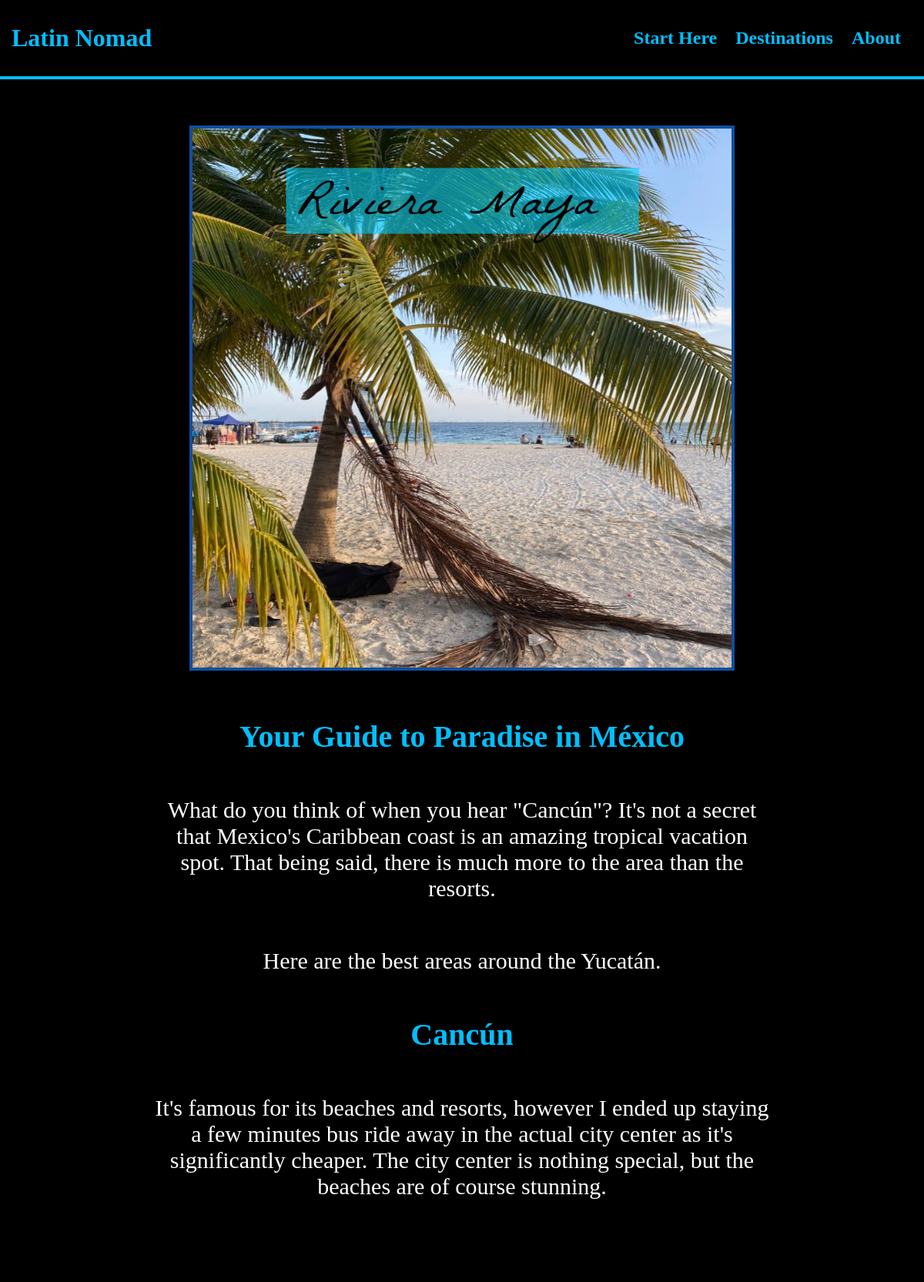
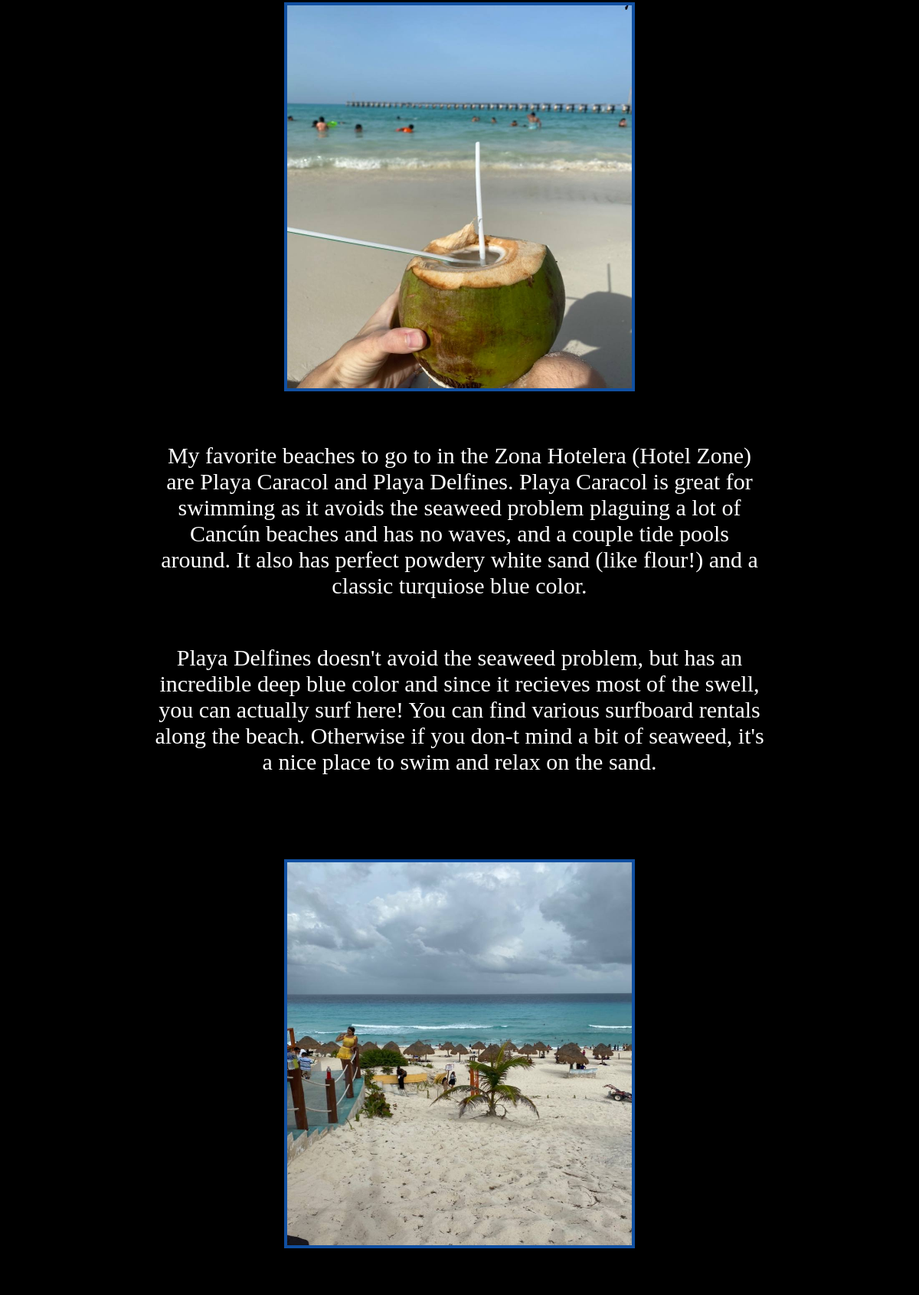
/posts/riviera-maya (upper part), run on the app's committed database (2 pictures, top to bottom).
### blog/models.py (models this page shows, shortened)
class Post(models.Model):
    title = models.CharField(max_length=255)
    body = RichTextField(blank=True, null=True)
    slug = models.SlugField(unique=True, blank=True, null=True)

### blog/views.py (the view, shortened to what this page needs)
# urls.py: path('posts/<slug:slug>', views.ArticleDetailView.as_view(), name='article-detail'),
class ArticleDetailView(FormMixin, DetailView):
    model = Post
    template_name = 'blogpostdetail.html'
    form_class = CommentForm
    def get_context_data(self, **kwargs):
        context = super(ArticleDetailView, self).get_context_data(**kwargs)
        context['form'] = CommentForm(initial={'post': self.object})
        return context

### blog/templates/blogpostdetail.html (shortened to what this page needs)
<!DOCTYPE html>
<html lang="en">
{%load crispy_forms_tags %}
{% load static %}
    <head>
        <link rel="stylesheet" href="../static/styles.css">
    </head>
    <body>
        <header>
            <li><a href="{% url 'home' %}"><h1>Latin Nomad</h1></a></li>
            <nav>
                <ul class="top-nav">
                    <li><a href="../start"><h1>Start Here</h1></a></li>
                    <li><a href="../destinations"><h1>Destinations</h1></a></li>
                    <li><a href="../about"><h1>About</h1></a></li>
                </ul>
            </nav>
        </header>
        <hr>
        <div class="post-main-content">
            {{ post.body|safe }}
        </div>
    </body>
</html>

### blog/static/styles.css (style rules this page uses)
header { display: flex; justify-content: space-between; align-items: center; list-style: none; background-color: black; padding-left: 15px; }
html, body { height: 100%; margin: 0; }
header li a { text-decoration: none; color: rgb(0, 191, 255); }
.top-nav { list-style: none; padding-right: 20px; }
.top-nav li { display: inline-block; padding: 0px 10px; }
hr { border-top: 4px solid rgb(0, 191, 255); border-left: none; border-right: none; border-bottom: none; margin-top: 0px; margin-bottom: 0px; }
.post-main-content { background-color: black; text-align: center; width: 100%; padding-top: 5px; padding-bottom: 5px; }
.blog-pic-main { width: 700px; height: 700px; border-style: solid; border-width: 4px; border-color: rgb(16, 79, 161); }
.blog-pic-med { margin-top: 50px; width: 450px; height: 500px; border-style: solid; border-width: 4px; border-color: rgb(16, 79, 161); }
.post-main-content h1 { font-size: 40px; color: rgb(0, 191, 255); }
.post-main-content p { display: block; margin-top: 50px; margin-bottom: 50px; font-size: 30px; color: white; padding: 5px; margin-left: auto; margin-right: auto; max-width: 800px; }

### data on the page
Post: body (picture), body "Your Guide to Paradise in México What do you think of when you hear \"Cancún\"? It's not a secret that Mexico's Caribbean coast is an amazing tropical vacation spot. That being said, there is much more to the area than the resorts. Here are the best areas around the Yucatán. Cancún It's famous for its beaches and resorts, however I ended up staying a few minutes bus ride away in the actual city center as it's significantly cheaper. The city center is nothing special, but the beaches are of course stunning. My favorite beaches to go to in the Zona Hotelera (Hotel Zone) are Playa Caracol and Playa Delfines. Playa Caracol is great for swimming as it avoids the seaweed problem plaguing a lot of…"
